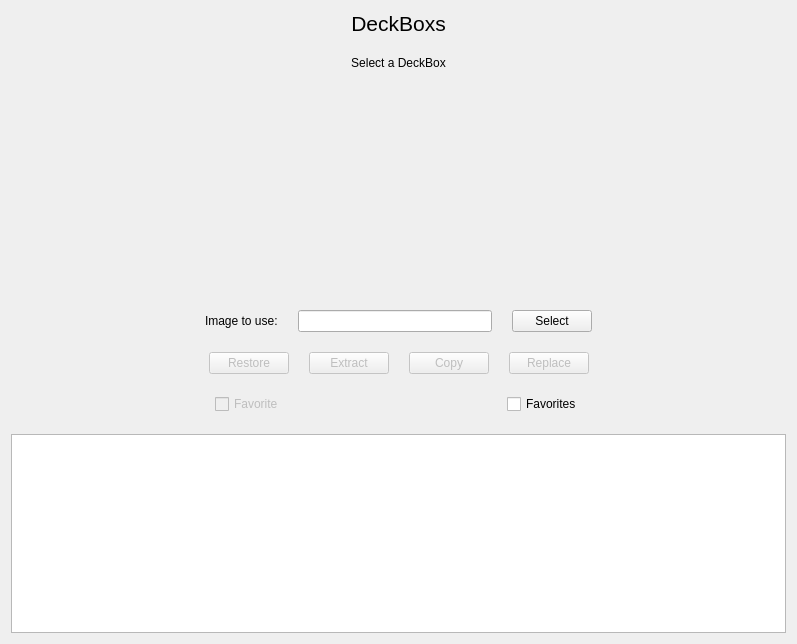
<?xml version="1.0" encoding="UTF-8"?>
<ui version="4.0">
 <class>DeckBox</class>
 <widget class="QWidget" name="DeckBox">
  <property name="geometry">
   <rect>
    <x>0</x>
    <y>0</y>
    <width>797</width>
    <height>644</height>
   </rect>
  </property>
  <property name="windowTitle">
   <string>Form</string>
  </property>
  <layout class="QVBoxLayout" name="verticalLayout">
   <property name="spacing">
    <number>20</number>
   </property>
   <item>
    <widget class="QLabel" name="label">
     <property name="font">
      <font>
       <pointsize>16</pointsize>
      </font>
     </property>
     <property name="text">
      <string>DeckBoxs</string>
     </property>
     <property name="alignment">
      <set>Qt::AlignmentFlag::AlignHCenter|Qt::AlignmentFlag::AlignTop</set>
     </property>
    </widget>
   </item>
   <item>
    <widget class="QLabel" name="bundle">
     <property name="sizePolicy">
      <sizepolicy hsizetype="Preferred" vsizetype="Preferred">
       <horstretch>0</horstretch>
       <verstretch>0</verstretch>
      </sizepolicy>
     </property>
     <property name="minimumSize">
      <size>
       <width>100</width>
       <height>0</height>
      </size>
     </property>
     <property name="text">
      <string>Select a DeckBox</string>
     </property>
     <property name="alignment">
      <set>Qt::AlignmentFlag::AlignHCenter|Qt::AlignmentFlag::AlignTop</set>
     </property>
    </widget>
   </item>
   <item>
    <layout class="QHBoxLayout" name="main_content" stretch="1,3,1,0,1,3,1">
     <item>
      <spacer name="horizontalSpacer_5">
       <property name="orientation">
        <enum>Qt::Orientation::Horizontal</enum>
       </property>
       <property name="sizeHint" stdset="0">
        <size>
         <width>20</width>
         <height>20</height>
        </size>
       </property>
      </spacer>
     </item>
     <item>
      <widget class="QLabel" name="current">
       <property name="sizePolicy">
        <sizepolicy hsizetype="Expanding" vsizetype="Expanding">
         <horstretch>1</horstretch>
         <verstretch>1</verstretch>
        </sizepolicy>
       </property>
       <property name="minimumSize">
        <size>
         <width>64</width>
         <height>64</height>
        </size>
       </property>
       <property name="maximumSize">
        <size>
         <width>250</width>
         <height>250</height>
        </size>
       </property>
       <property name="toolTip">
        <string>Current</string>
       </property>
       <property name="text">
        <string/>
       </property>
       <property name="pixmap">
        <pixmap resource="../resources.qrc">:/ui/images/deck_box.png</pixmap>
       </property>
       <property name="scaledContents">
        <bool>true</bool>
       </property>
       <property name="alignment">
        <set>Qt::AlignmentFlag::AlignHCenter|Qt::AlignmentFlag::AlignTop</set>
       </property>
      </widget>
     </item>
     <item>
      <spacer name="horizontalSpacer_7">
       <property name="orientation">
        <enum>Qt::Orientation::Horizontal</enum>
       </property>
       <property name="sizeHint" stdset="0">
        <size>
         <width>20</width>
         <height>20</height>
        </size>
       </property>
      </spacer>
     </item>
     <item>
      <layout class="QVBoxLayout" name="verticalLayout_5">
       <property name="sizeConstraint">
        <enum>QLayout::SizeConstraint::SetMinimumSize</enum>
       </property>
      </layout>
     </item>
     <item>
      <spacer name="horizontalSpacer_8">
       <property name="orientation">
        <enum>Qt::Orientation::Horizontal</enum>
       </property>
       <property name="sizeHint" stdset="0">
        <size>
         <width>20</width>
         <height>20</height>
        </size>
       </property>
      </spacer>
     </item>
     <item>
      <widget class="QLabel" name="preview">
       <property name="sizePolicy">
        <sizepolicy hsizetype="Expanding" vsizetype="Expanding">
         <horstretch>1</horstretch>
         <verstretch>1</verstretch>
        </sizepolicy>
       </property>
       <property name="minimumSize">
        <size>
         <width>64</width>
         <height>64</height>
        </size>
       </property>
       <property name="maximumSize">
        <size>
         <width>250</width>
         <height>250</height>
        </size>
       </property>
       <property name="toolTip">
        <string>Preview</string>
       </property>
       <property name="text">
        <string/>
       </property>
       <property name="pixmap">
        <pixmap resource="../resources.qrc">:/ui/images/deck_box.png</pixmap>
       </property>
       <property name="scaledContents">
        <bool>true</bool>
       </property>
       <property name="alignment">
        <set>Qt::AlignmentFlag::AlignHCenter|Qt::AlignmentFlag::AlignTop</set>
       </property>
      </widget>
     </item>
     <item>
      <spacer name="horizontalSpacer_6">
       <property name="orientation">
        <enum>Qt::Orientation::Horizontal</enum>
       </property>
       <property name="sizeHint" stdset="0">
        <size>
         <width>20</width>
         <height>20</height>
        </size>
       </property>
      </spacer>
     </item>
    </layout>
   </item>
   <item>
    <layout class="QHBoxLayout" name="horizontalLayout_3">
     <item>
      <spacer name="horizontalSpacer_4">
       <property name="orientation">
        <enum>Qt::Orientation::Horizontal</enum>
       </property>
       <property name="sizeHint" stdset="0">
        <size>
         <width>20</width>
         <height>20</height>
        </size>
       </property>
      </spacer>
     </item>
     <item>
      <layout class="QVBoxLayout" name="verticalLayout_2">
       <item>
        <widget class="QLabel" name="label_4">
         <property name="text">
          <string>Image to use:</string>
         </property>
        </widget>
       </item>
      </layout>
     </item>
     <item>
      <layout class="QVBoxLayout" name="verticalLayout_3">
       <item>
        <widget class="QLineEdit" name="assetEdit">
         <property name="enabled">
          <bool>true</bool>
         </property>
         <property name="readOnly">
          <bool>true</bool>
         </property>
        </widget>
       </item>
      </layout>
     </item>
     <item>
      <layout class="QVBoxLayout" name="verticalLayout_4">
       <item>
        <widget class="QPushButton" name="selectButton">
         <property name="cursor">
          <cursorShape>PointingHandCursor</cursorShape>
         </property>
         <property name="text">
          <string>Select</string>
         </property>
         <property name="icon">
          <iconset theme="QIcon::ThemeIcon::DocumentOpen"/>
         </property>
        </widget>
       </item>
      </layout>
     </item>
     <item>
      <spacer name="horizontalSpacer">
       <property name="orientation">
        <enum>Qt::Orientation::Horizontal</enum>
       </property>
       <property name="sizeHint" stdset="0">
        <size>
         <width>20</width>
         <height>20</height>
        </size>
       </property>
      </spacer>
     </item>
    </layout>
   </item>
   <item>
    <layout class="QHBoxLayout" name="horizontalLayout_4">
     <item>
      <spacer name="horizontalSpacer_2">
       <property name="orientation">
        <enum>Qt::Orientation::Horizontal</enum>
       </property>
       <property name="sizeType">
        <enum>QSizePolicy::Policy::Expanding</enum>
       </property>
       <property name="sizeHint" stdset="0">
        <size>
         <width>120</width>
         <height>20</height>
        </size>
       </property>
      </spacer>
     </item>
     <item>
      <widget class="QPushButton" name="restoreButton">
       <property name="enabled">
        <bool>false</bool>
       </property>
       <property name="cursor">
        <cursorShape>PointingHandCursor</cursorShape>
       </property>
       <property name="text">
        <string>Restore</string>
       </property>
      </widget>
     </item>
     <item>
      <widget class="QPushButton" name="extractButton">
       <property name="enabled">
        <bool>false</bool>
       </property>
       <property name="sizePolicy">
        <sizepolicy hsizetype="Fixed" vsizetype="Fixed">
         <horstretch>0</horstretch>
         <verstretch>0</verstretch>
        </sizepolicy>
       </property>
       <property name="cursor">
        <cursorShape>PointingHandCursor</cursorShape>
       </property>
       <property name="layoutDirection">
        <enum>Qt::LayoutDirection::LeftToRight</enum>
       </property>
       <property name="text">
        <string>Extract</string>
       </property>
      </widget>
     </item>
     <item>
      <widget class="QPushButton" name="copyButton">
       <property name="enabled">
        <bool>false</bool>
       </property>
       <property name="sizePolicy">
        <sizepolicy hsizetype="Fixed" vsizetype="Fixed">
         <horstretch>0</horstretch>
         <verstretch>0</verstretch>
        </sizepolicy>
       </property>
       <property name="cursor">
        <cursorShape>PointingHandCursor</cursorShape>
       </property>
       <property name="text">
        <string>Copy</string>
       </property>
      </widget>
     </item>
     <item>
      <widget class="QPushButton" name="replaceButton">
       <property name="enabled">
        <bool>false</bool>
       </property>
       <property name="sizePolicy">
        <sizepolicy hsizetype="Fixed" vsizetype="Fixed">
         <horstretch>0</horstretch>
         <verstretch>0</verstretch>
        </sizepolicy>
       </property>
       <property name="cursor">
        <cursorShape>PointingHandCursor</cursorShape>
       </property>
       <property name="layoutDirection">
        <enum>Qt::LayoutDirection::LeftToRight</enum>
       </property>
       <property name="text">
        <string>Replace</string>
       </property>
      </widget>
     </item>
     <item>
      <spacer name="horizontalSpacer_3">
       <property name="orientation">
        <enum>Qt::Orientation::Horizontal</enum>
       </property>
       <property name="sizeHint" stdset="0">
        <size>
         <width>20</width>
         <height>20</height>
        </size>
       </property>
      </spacer>
     </item>
    </layout>
   </item>
   <item>
    <layout class="QHBoxLayout" name="favoritesLayout">
     <item>
      <spacer name="horizontalSpacer_9">
       <property name="orientation">
        <enum>Qt::Orientation::Horizontal</enum>
       </property>
       <property name="sizeHint" stdset="0">
        <size>
         <width>20</width>
         <height>20</height>
        </size>
       </property>
      </spacer>
     </item>
     <item>
      <widget class="QCheckBox" name="favoriteBox">
       <property name="enabled">
        <bool>false</bool>
       </property>
       <property name="text">
        <string>Favorite</string>
       </property>
      </widget>
     </item>
     <item>
      <spacer name="horizontalSpacer_10">
       <property name="orientation">
        <enum>Qt::Orientation::Horizontal</enum>
       </property>
       <property name="sizeHint" stdset="0">
        <size>
         <width>20</width>
         <height>20</height>
        </size>
       </property>
      </spacer>
     </item>
     <item>
      <widget class="QCheckBox" name="favoritesBox">
       <property name="text">
        <string>Favorites</string>
       </property>
      </widget>
     </item>
     <item>
      <spacer name="horizontalSpacer_11">
       <property name="orientation">
        <enum>Qt::Orientation::Horizontal</enum>
       </property>
       <property name="sizeHint" stdset="0">
        <size>
         <width>20</width>
         <height>20</height>
        </size>
       </property>
      </spacer>
     </item>
    </layout>
   </item>
   <item>
    <widget class="QListView" name="deck_boxesView">
     <property name="cursor" stdset="0">
      <cursorShape>PointingHandCursor</cursorShape>
     </property>
     <property name="frameShape">
      <enum>QFrame::Shape::StyledPanel</enum>
     </property>
     <property name="iconSize">
      <size>
       <width>256</width>
       <height>256</height>
      </size>
     </property>
     <property name="resizeMode">
      <enum>QListView::ResizeMode::Adjust</enum>
     </property>
     <property name="layoutMode">
      <enum>QListView::LayoutMode::Batched</enum>
     </property>
     <property name="spacing">
      <number>2</number>
     </property>
     <property name="viewMode">
      <enum>QListView::ViewMode::IconMode</enum>
     </property>
    </widget>
   </item>
  </layout>
 </widget>
 <resources>
  <include location="../resources.qrc"/>
 </resources>
 <connections/>
</ui>
